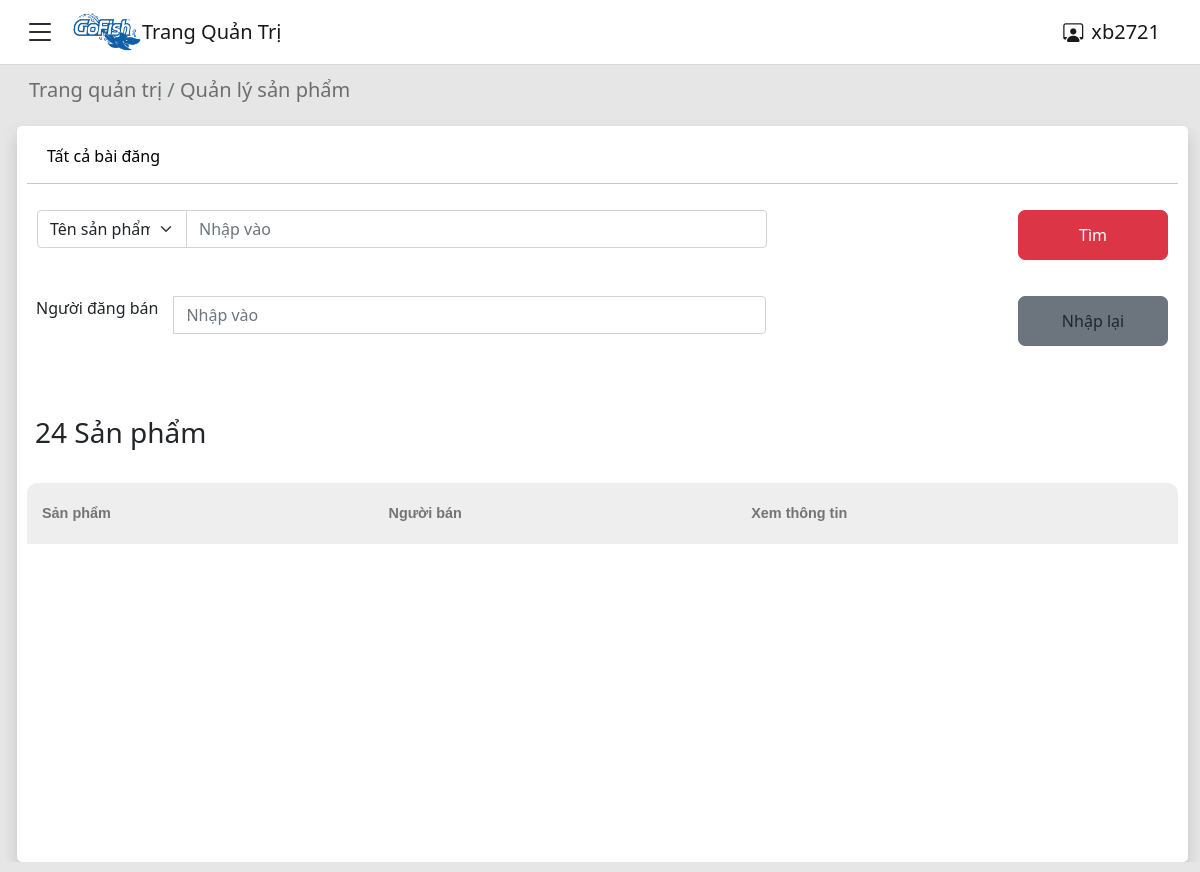
The page /admin/products.php (signed in) on the database as committed earlier.
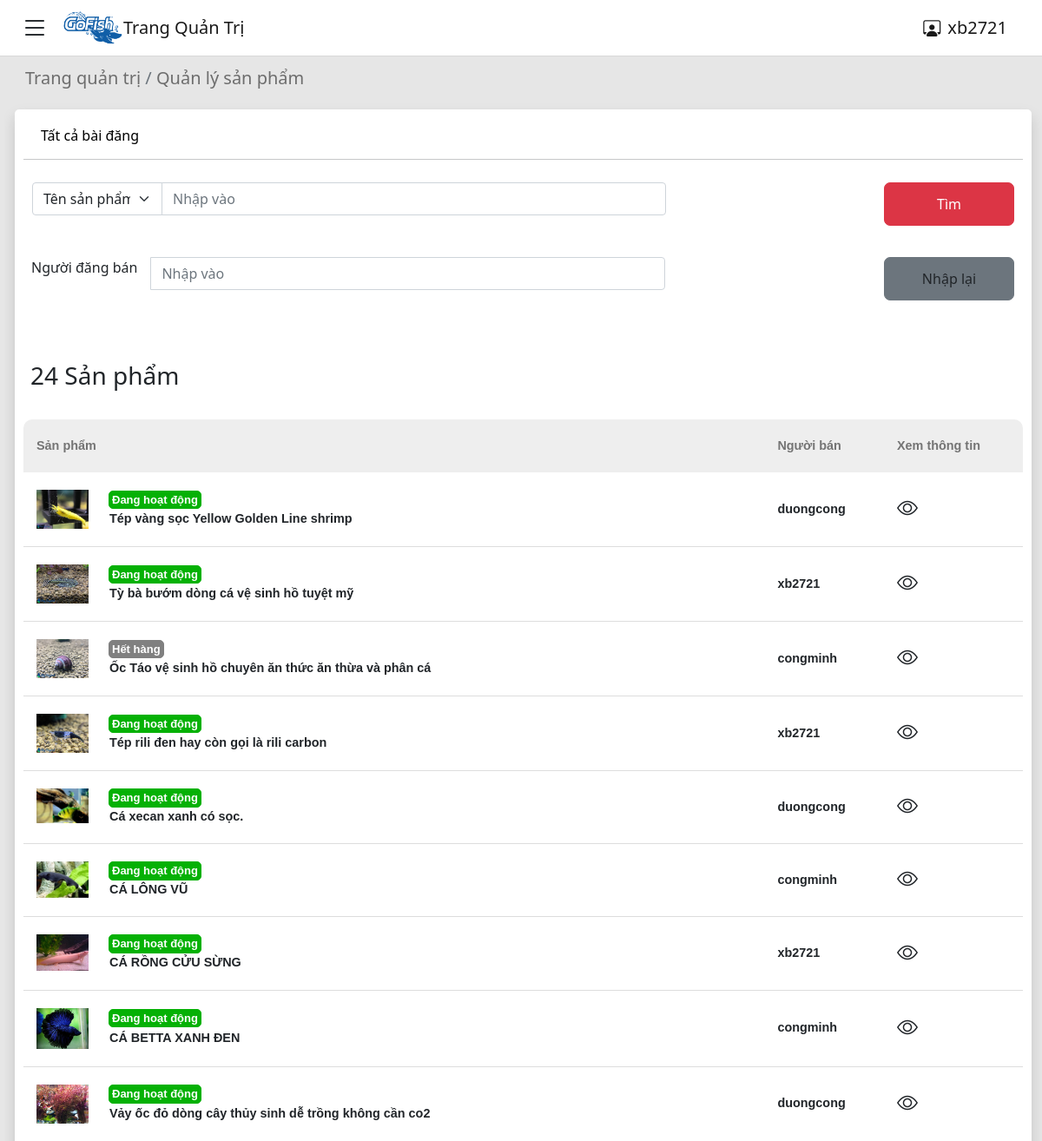
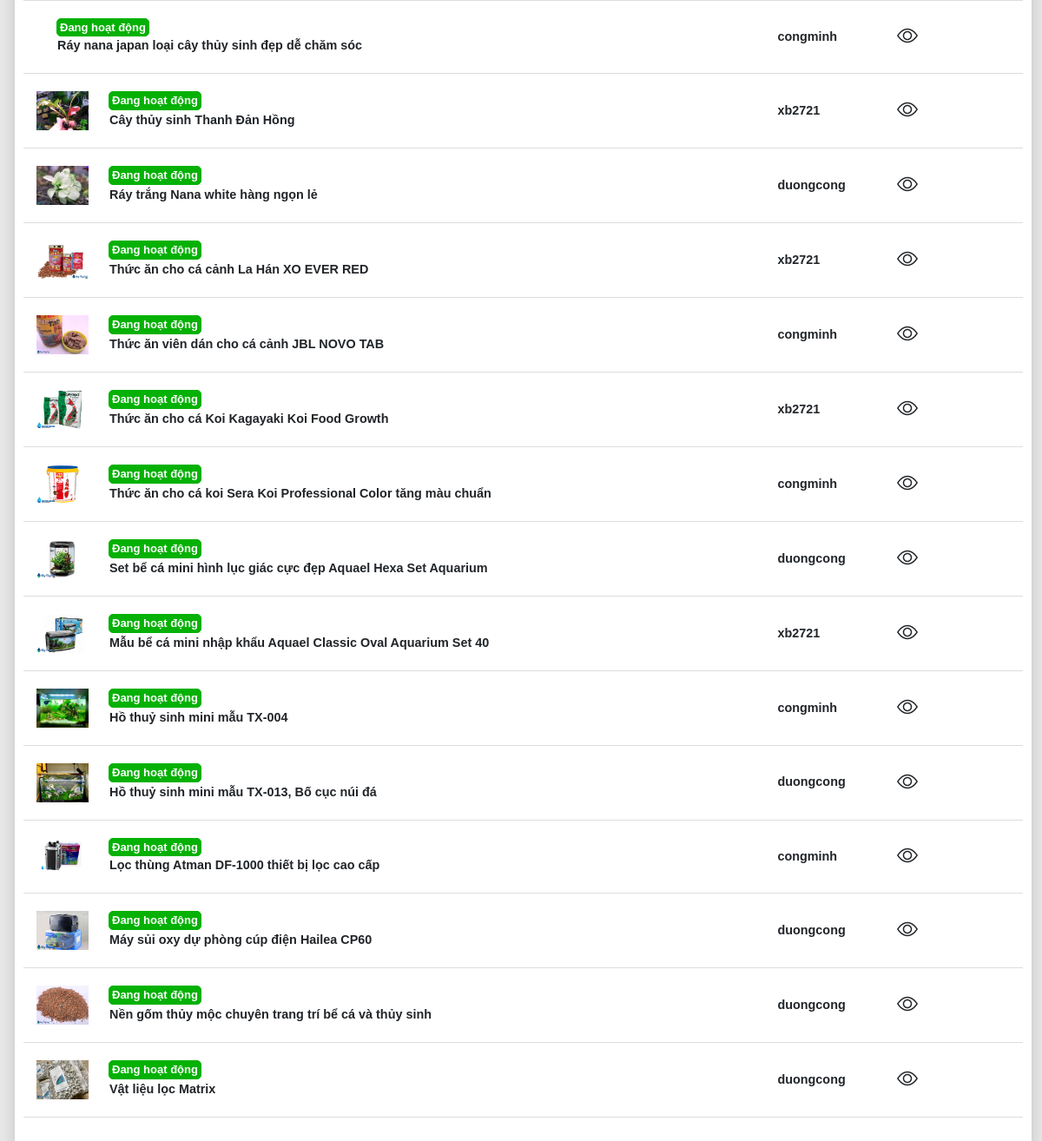
The same page on the database as committed later (2 pictures, top to bottom).
### tables this page shows
CREATE TABLE `products` (
  `productID` int(11) NOT NULL,
  `productSKU` char(50) NOT NULL,
  `productName` varchar(1000) NOT NULL,
  `categoryID` int(11) NOT NULL,
  `detail` varchar(5000) NOT NULL,
  `price` int(11) NOT NULL,
  `stock` int(11) NOT NULL,
  `sold` int(11) NOT NULL,
  `status` int(11) NOT NULL,
  `userID` int(11) NOT NULL
);

CREATE TABLE `product_image` (
  `productID` int(11) NOT NULL,
  `image` varchar(300) NOT NULL
);

CREATE TABLE `users` (
  `id` int(11) NOT NULL,
  `fullname` varchar(250) NOT NULL,
  `username` varchar(30) NOT NULL,
  `email` varchar(100) NOT NULL,
  `phone` varchar(11) NOT NULL,
  `address` varchar(250) NOT NULL,
  `password` varchar(250) NOT NULL,
  `status` int(11) NOT NULL DEFAULT 0,
  `email_verification_link` varchar(255) NOT NULL,
  `email_verified_at` timestamp NULL DEFAULT NULL
);

### admin/products.php (the view, shortened to what this page needs)
<?php
include "../config/constants.php";
?>
<!DOCTYPE html>
<html lang="vi">
<head>
    <link href="https://cdn.jsdelivr.net/npm/bootstrap@5.0.2/dist/css/bootstrap.min.css" rel="stylesheet">
    <link rel="stylesheet" href="https://cdn.jsdelivr.net/npm/bootstrap-icons@1.8.1/font/bootstrap-icons.css">
    <link rel="stylesheet" href="https://cdnjs.cloudflare.com/ajax/libs/font-awesome/6.0.0/css/all.min.css" />
    <link rel="stylesheet" href="../seller/assets/css/style.css">
</head>
<body>
    <div class="container-fluid fixed-top">
        <div class="row">
            <div class="col-md-12 p-0">
                <nav class="navbar navbar-expand-lg navbar-light">
                    <div class="container-fluid">
                        <i id="btn-menu" class="bi bi-list me-3 fs-2" type="button"></i>
                        <a href="../">
                            <img src="../seller/assets/img/logo-1.png" alt="" class="logo">
                        </a>
                        <a class="navbar-brand me-auto" href="./account.php">Trang Quản Trị</a>
                        <a class="navbar-brand ms-auto" href="#"><i class="bi bi-person-workspace me-2"></i><?php echo $_SESSION['adminName'] ?></a>
                    </div>
                </nav>
            </div>
        </div>
    </div>
    <div class="container-fluid main">
        <div class="row">
            <div class="col main-right container-fluid row show">
<div class="col-md-12 mt-2 mb-3 nav-page">
    <h5 class="text-muted"><a href="../account.php">Trang quản trị</a> / </span><a href="./products.php">Quản lý sản phẩm</a></h5>
</div>
<div class="col-md-12 manage-products shadow">
    <div class="col-md-12">
        <ul class="nav">
            <li class="nav-item">
                <a type="button" class="nav-mng-product nav-link <?php echo ($tableType == "all" ? "active" : "") ?>">Tất cả bài đăng</a>
            </li>
        </ul>
        <hr class="mt-0">
    </div>
    <div class="col-md-12 products-search">
        <form>
            <div class="input-group  mb-3 ">
                <div class="col-md-8 mb-5  pe-4">
                    <div class="input-group ">
                        <select class="form-select select-ten">
                            <option value="0" selected>Tên sản phẩm</option>
                        </select>
                        <input id="productNameSearch" type="text" class="form-control" placeholder="Nhập vào" >
                    </div>
                </div>
                <button class="btn btn-danger col-md-4 ms-auto  px-4" style="max-width: 150px; border-radius: 7px; max-height: 50px;">Tìm</button>
                <div class="col-md-8  pe-4">
                    <div class="input-group mb-3">
                        <span class="pe-3">Người đăng bán</span>
                        <input type="text" class="form-control" placeholder="Nhập vào" >
                    </div>
                </div>
                <button class="btn btn-secondary text-dark col-md-4 ms-auto  px-4" style="max-width: 150px; border-radius: 7px; max-height: 50px;">Nhập lại</button>
            </div>
        </form>
    </div>
    <div class="col-md-12 mt-3">
        <div class="d-flex justify-content-between">
            <?php
            $sql_pd = "SELECT * FROM products";
            $res_pd = mysqli_query($conn,$sql_pd);
            $count_pd = mysqli_num_rows($res_pd);
            ?>
            <h3 class="ms-2" id="label-count-prod"><?php echo $count_pd ?> Sản phẩm </h3>
        </div>
        <table class="styled-table">
            <thead>
                <tr>
                    <th>Sản phẩm</th>
                    <th>Người bán</th>
                    <th>Xem thông tin</th>
                </tr>
            </thead>
            <tbody id="table-products">
                <?php
                $sql = "SELECT users.username,products.productName,products.productID,product_image.image,products.status,products.stock FROM products,users,product_image where products.userid = users.id  and products.productID = product_image.productID and product_image.image like '1%' ";
                        $result = mysqli_query($conn,$sql);
                        if (mysqli_num_rows($result) > 0){
                            while($row = mysqli_fetch_assoc($result)){
                    ?>
                                <tr>
                                    <th class="row">
                                        <div style="max-width: fit-content;">
                                            <img src="../assets/img/products/<?php echo $row['image'] ?>" alt="" class="product-avatar-list">
                                        </div>
                                        <div class="col row d-flex align-items-center">
                                            <?php
                                            if ($row['status'] == 1 and $row['stock'] > 0) {
                                            ?>
                                                <div class="col-md-12 produc-status-active">
                                                    Đang hoạt động
                                                </div>
                                            <?php
                                            }
                                            if ($row['status'] == 1 and $row['stock'] == 0) {
                                            ?>
                                                <div class="col-md-12 produc-status-out">
                                                    Hết hàng
                                                </div>
                                            <?php
                                            }
                                            ?>
                                            <div class="col-md-12">
                                                <b><?= $row['productName']; ?></b>
                                            </div>
                                        </div>
                                    </th>
                                    <th><?php echo $row['username']; ?></th>
                                    <th><a href="showDetail.php?id=<?php echo $row['productID']; ?>"><i class="bi bi-eye text-dark h4"></i></a></th>
                                </tr>
                    <?php
                            }
                        }
                    ?>
            </tbody>
        </table>
    </div>
</div>
<?php
include "../seller/partials/footer.php";
?>

### seller/partials/footer.php (shortened to what this page needs)
            </div>
    </div>
</body>
</html>

### seller/assets/css/style.css (style rules this page uses)
body { background-color: rgb(230, 230, 230); }
.navbar { background-color: white; border-bottom: solid 1px rgb(216, 216, 216); }
.logo { width: 70px; }
.main { background-color: rgb(230, 230, 230); height: 92vh; }
.main-right { position: relative; transition: margin 0.5s; margin: 70px 0px 10px 255px !important; overflow: auto; }
.main-right.show { margin-left: 5px !important; }
.nav-page h5 a { text-decoration: none; color: rgb(109, 109, 109); display: inline; padding-bottom: 0; }
.manage-products { min-height: 92vh; padding: 10px; background-color: rgb(255, 255, 255); border-radius: 5px; margin-top: 0px; }
.manage-products div ul li a { text-decoration: none; color: black; padding-left: 20px; font-weight: 400; display: block; padding-bottom: 15px; }
.products-search { min-height: 200px; padding: 10px; border-radius: 5px; margin-top: 0px; }
.select-ten { max-width: 150px; }
.styled-table { border-collapse: collapse; margin: 25px 0; font-size: 0.9em; font-family: sans-serif; min-width: 100%; border-radius: 10px; }
.styled-table thead tr { background-color: rgb(238, 238, 238); color: #747474; text-align: left; border-radius: 10px; }
.styled-table th, .styled-table td { padding: 20px 15px; }
.styled-table th { border-bottom: 0; }
.styled-table th:first-child { border-top-left-radius: 10px; }
.styled-table th:last-child { border-top-right-radius: 10px; }
.styled-table tbody tr { border-bottom: 1px solid #dddddd; }
.product-avatar-list { width: 60px; }
.produc-status-active { font-size: 13px; border: solid rgb(5, 177, 5) 1px; border-radius: 5px; padding: 0px 3px; max-width: fit-content; background-color: rgb(5, 177, 5); color: white; margin-left: 11px; }
.produc-status-out { font-size: 13px; border: solid gray 1px; border-radius: 5px; padding: 0px 3px; max-width: fit-content; background-color: gray; color: white; margin-left: 11px; }

Rows that differ between the two databases and show on the page:
added products: product_image.image (picture), status "Đang hoạt động", productName "Tép vàng sọc Yellow Golden Line shrimp", userID.username "duongcong"
added products: product_image.image (picture), status "Đang hoạt động", productName "Tỳ bà bướm dòng cá vệ sinh hồ tuyệt mỹ", userID.username "xb2721"
added products: product_image.image (picture), status "Hết hàng", productName "Ốc Táo vệ sinh hồ chuyên ăn thức ăn thừa và phân cá", userID.username "congminh"
added products: product_image.image (picture), status "Đang hoạt động", productName "Tép rili đen hay còn gọi là rili carbon", userID.username "xb2721"
added products: product_image.image (picture), status "Đang hoạt động", productName "Cá xecan xanh có sọc.", userID.username "duongcong"
added products: product_image.image (picture), status "Đang hoạt động", productName "CÁ LÔNG VŨ", userID.username "congminh"
added products: product_image.image (picture), status "Đang hoạt động", productName "CÁ RỒNG CỬU SỪNG", userID.username "xb2721"
added products: product_image.image (picture), status "Đang hoạt động", productName "CÁ BETTA XANH ĐEN", userID.username "congminh"
added products: product_image.image (picture), status "Đang hoạt động", productName "Vảy ốc đỏ dòng cây thủy sinh dễ trồng không cần co2", userID.username "duongcong"
added products: status "Đang hoạt động", productName "Ráy nana japan loại cây thủy sinh đẹp dễ chăm sóc", userID.username "congminh"
added products: product_image.image (picture), status "Đang hoạt động", productName "Cây thủy sinh Thanh Đản Hồng", userID.username "xb2721"
added products: product_image.image (picture), status "Đang hoạt động", productName "Ráy trắng Nana white hàng ngọn lẻ", userID.username "duongcong"
added products: product_image.image (picture), status "Đang hoạt động", productName "Thức ăn cho cá cảnh La Hán XO EVER RED", userID.username "xb2721"
added products: product_image.image (picture), status "Đang hoạt động", productName "Thức ăn viên dán cho cá cảnh JBL NOVO TAB", userID.username "congminh"
added products: product_image.image (picture), status "Đang hoạt động", productName "Thức ăn cho cá Koi Kagayaki Koi Food Growth", userID.username "xb2721"
added products: product_image.image (picture), status "Đang hoạt động", productName "Thức ăn cho cá koi Sera Koi Professional Color tăng màu chuẩn", userID.username "congminh"
added products: product_image.image (picture), status "Đang hoạt động", productName "Set bể cá mini hình lục giác cực đẹp Aquael Hexa Set Aquarium", userID.username "duongcong"
added products: product_image.image (picture), status "Đang hoạt động", productName "Mẫu bể cá mini nhập khẩu Aquael Classic Oval Aquarium Set 40", userID.username "xb2721"
added products: product_image.image (picture), status "Đang hoạt động", productName "Hồ thuỷ sinh mini mẫu TX-004", userID.username "congminh"
added products: product_image.image (picture), status "Đang hoạt động", productName "Hồ thuỷ sinh mini mẫu TX-013, Bố cục núi đá", userID.username "duongcong"
added products: product_image.image (picture), status "Đang hoạt động", productName "Lọc thùng Atman DF-1000 thiết bị lọc cao cấp", userID.username "congminh"
added products: product_image.image (picture), status "Đang hoạt động", productName "Máy sủi oxy dự phòng cúp điện Hailea CP60", userID.username "duongcong"
added products: product_image.image (picture), status "Đang hoạt động", productName "Nền gốm thủy mộc chuyên trang trí bể cá và thủy sinh", userID.username "duongcong"
added products: product_image.image (picture), status "Đang hoạt động", productName "Vật liệu lọc Matrix", userID.username "duongcong"
